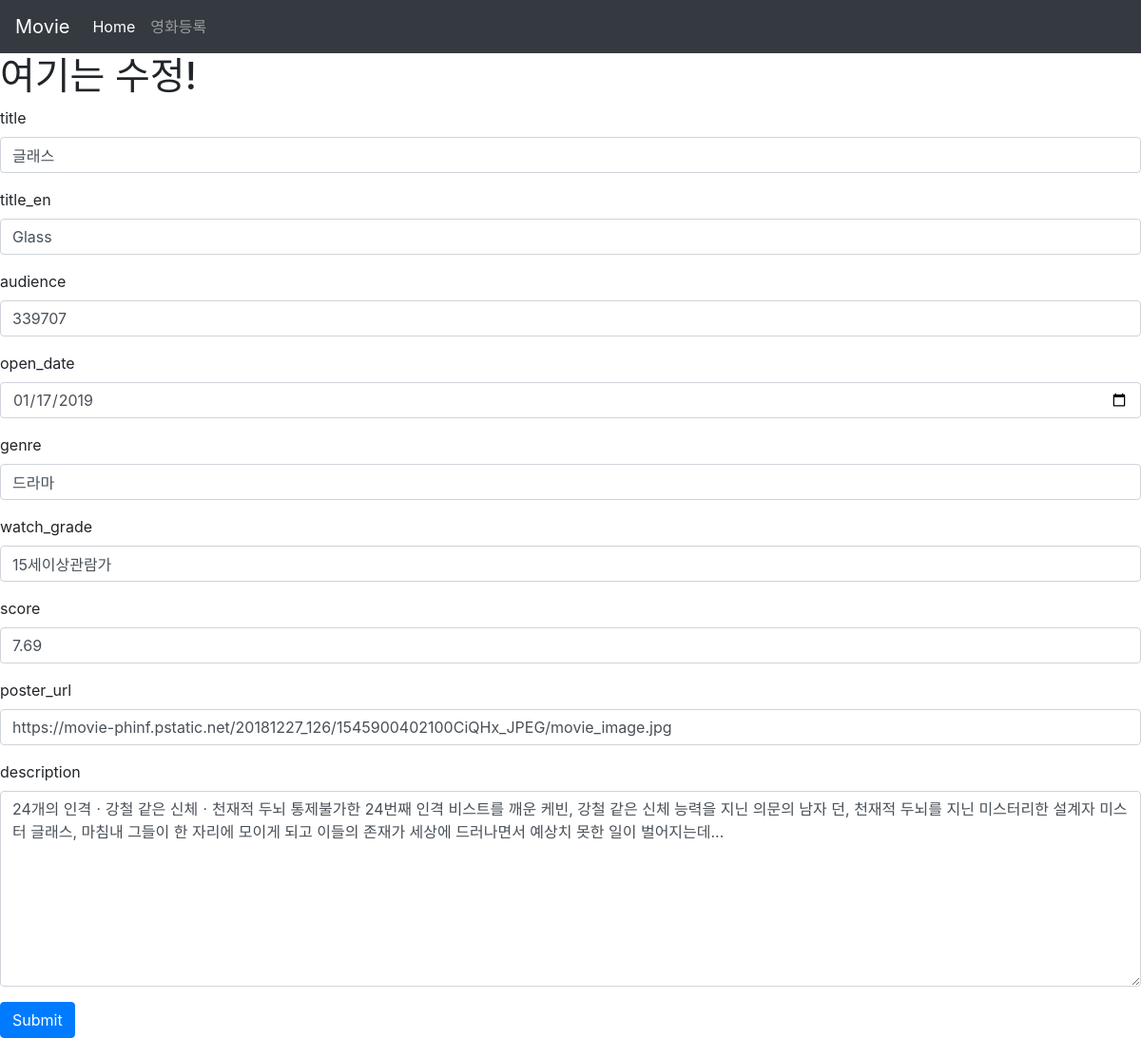
/movies/6/update/, run on the app's committed database.
### movie/models.py (models this page shows, shortened)
class Movie(models.Model):
    title = models.CharField(max_length=100)
    title_en = models.CharField(max_length=100)
    audience = models.IntegerField()
    open_date = models.DateField()
    genre = models.CharField(max_length=100)
    watch_grade = models.CharField(max_length=100)
    score = models.FloatField()
    poster_url = models.TextField()
    description = models.TextField()

### movie/views.py (the view)
# urls.py: path("<int:id>/update/", views.update, name="update"),
def update(request,id):
    movie = Movie.objects.get(id=id)
    if request.method == "POST":
        title = request.POST.get("title")
        title_en = request.POST.get("title_en")
        audience = request.POST.get("audience")
        open_date = request.POST.get("open_date")
        genre = request.POST.get("genre")
        watch_grade = request.POST.get("watch_grade")
        score = request.POST.get("score")
        poster_url = request.POST.get("poster_url")
        description = request.POST.get("description")
        movie.title =title
        movie.title_en = title_en
        movie.audience = audience
        movie.open_date = open_date
        movie.genre = genre
        movie.watch_grade = watch_grade
        movie.score = score
        movie.poster_url = poster_url
        movie.description = description
        movie.save()
        return redirect("movies:detail", id)
    else:
        return render(request, "movie/update.html", {"movie":movie})

### movie/templates/movie/update.html (shortened to what this page needs)
{% extends "movie/base.html" %}
{% block bb %}
<h1>여기는 수정!</h1>
    <form method="post">
      <div class="form-group">
        <label>title</label>
        <input type="text" class="form-control" placeholder="title" name="title" value="{{movie.title}}"/>
      </div>
      <div class="form-group">
        <label>title_en</label>
        <input type="text" class="form-control" placeholder="title_en" name="title_en" value="{{movie.title_en}}"/>
      </div>
      <div class="form-group">
        <label>audience</label>
        <input type="number" class="form-control" placeholder="audience" name="audience" value="{{movie.audience}}"/>
      </div>
      <div class="form-group">
        <label>open_date</label>
        <input type="date" class="form-control" placeholder="open_date" name="open_date" value="{{movie.open_date|date:'Y-m-d'}}"/>
      </div>
      <div class="form-group">
        <label>genre</label>
        <input type="text" class="form-control" placeholder="genre" name="genre" value="{{movie.genre}}"/>
      </div>
      <div class="form-group">
        <label>watch_grade</label>
        <input type="text" class="form-control" placeholder="watch_grade" name="watch_grade" value="{{movie.watch_grade}}"/>
      </div>
      <div class="form-group">
        <label>score</label>
        <input type="number" step="0.01" class="form-control"  placeholder="score" name="score" value="{{movie.score}}"/>
      </div>
      <div class="form-group">
        <label>poster_url</label>
        <input type="text"class="form-control" placeholder="poster_url" name="poster_url" value="{{movie.poster_url}}" />
      </div>
      <div class="form-group">
          <label>description</label>
          <textarea name ="description" class="form-control" cols="40" rows="8" >{{movie.description}}</textarea>
      </div>
      <button type="submit" class="btn btn-primary">Submit</button>
    </form>
{% endblock %}

### data on the page
Movie: title "글래스", title_en "Glass", audience "339707", open_date "01/17/2019", genre "드라마", watch_grade "15세이상관람가", score "7.69", poster_url "https://movie-phinf.pstatic.net/20181227_126/1545900402100CiQHx_JPEG/movie_image.jpg", description "24개의 인격ㆍ강철 같은 신체ㆍ천재적 두뇌 통제불가한 24번째 인격 비스트를 깨운 케빈, 강철 같은 신체 능력을 지닌 의문의 남자 던, 천재적 두뇌를 지닌 미스터리한 설계자 미스터 글래스, 마침내 그들이 한 자리에 모이게 되고 이들의 존재가 세상에 드러나면서 예상치 못한 일이 벌어지는데..."
